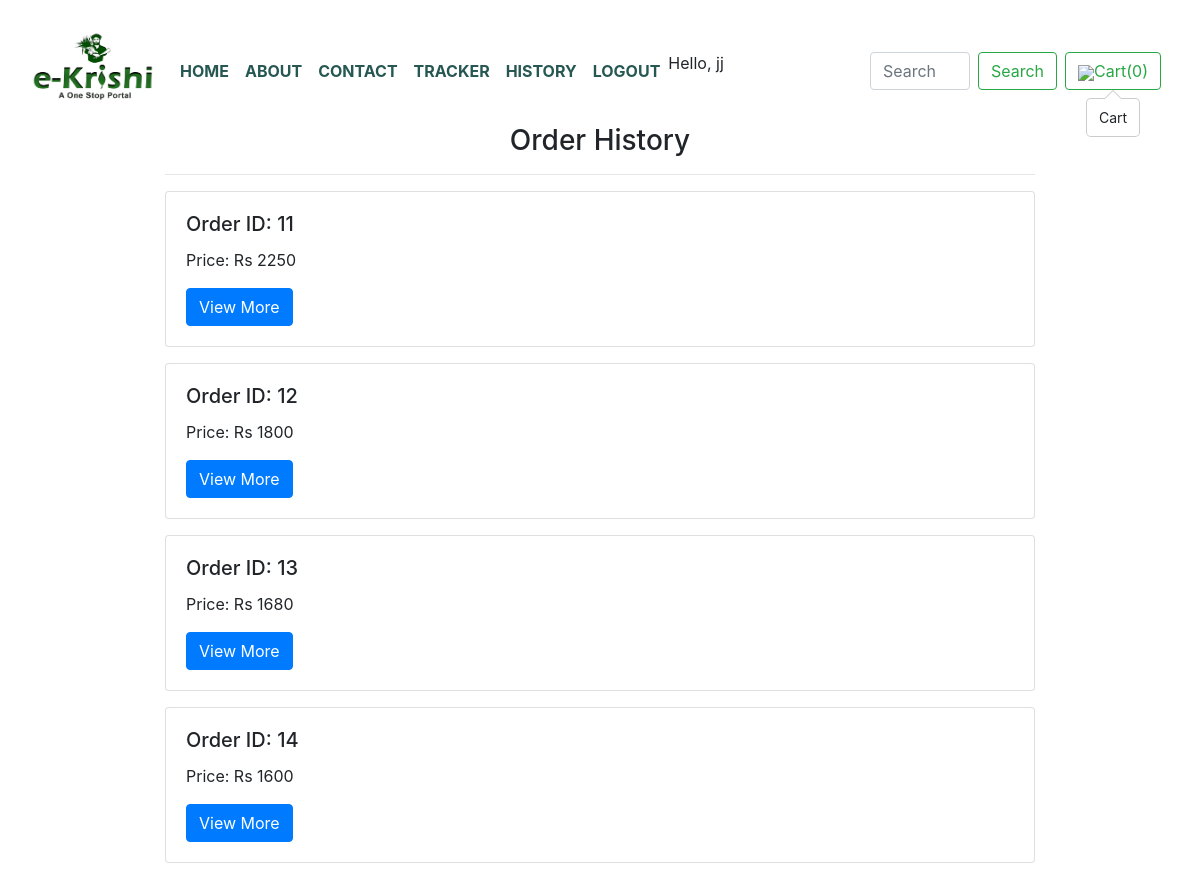
Page /shop/history (signed in) on the earlier database version.
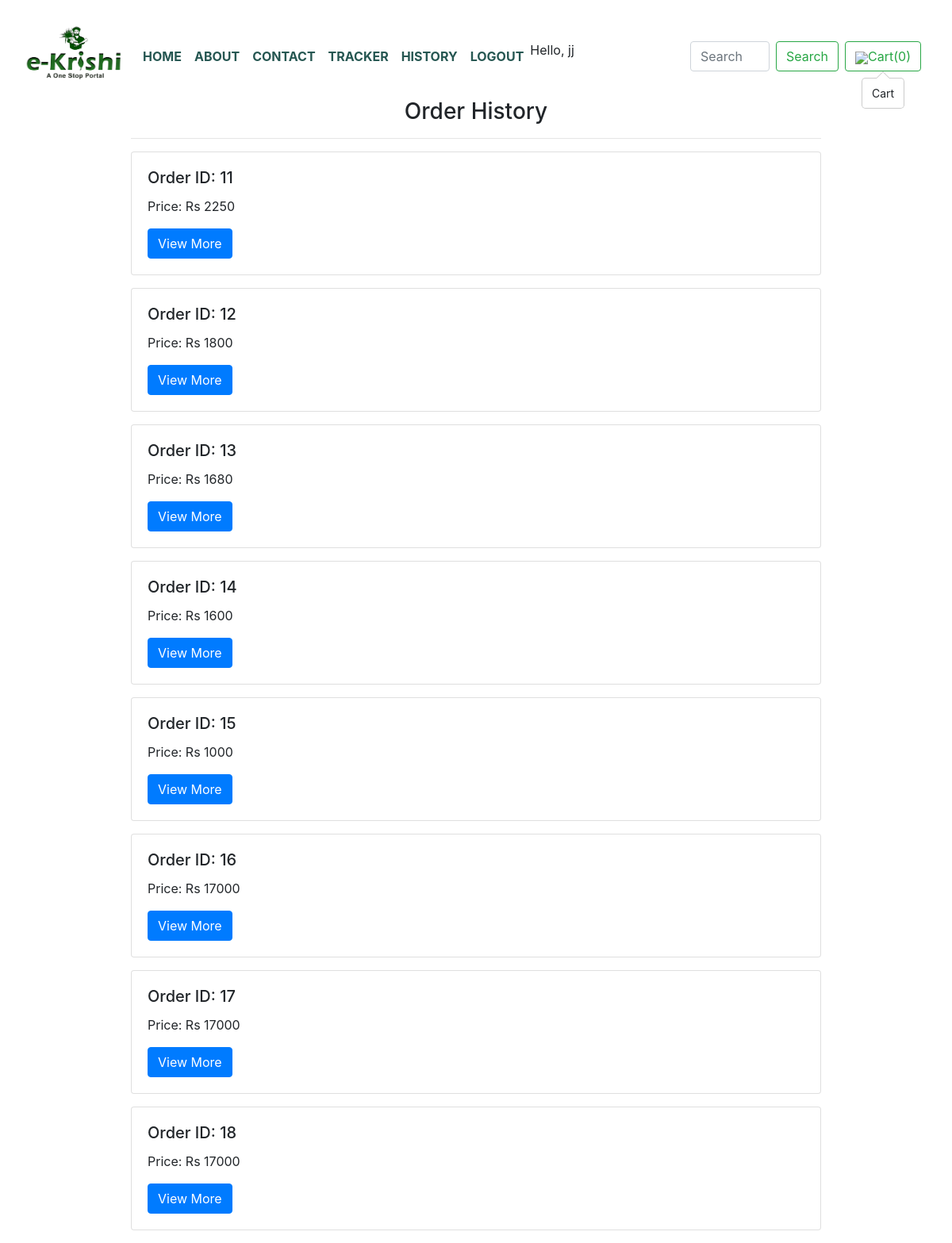
Same page on the later database version.
### accounts/models.py (models this page shows)
class User(AbstractUser):
    is_farmer=models.BooleanField(default=False)
    is_customer = models.BooleanField(default=False)
    first_name=models.CharField(max_length=100)
    last_name = models.CharField(max_length=100)

### shop/models.py (models this page shows)
class Order(models.Model):
    order_id = models.AutoField(primary_key=True)
    items_json=models.CharField(max_length=5000)
    name=models.CharField(max_length=70)
    amount=models.IntegerField(default=0)
    email = models.CharField(max_length=100, default="")
    phone = models.CharField(max_length=50, default="")
    address = models.CharField(max_length=5000, default="")
    city = models.CharField(max_length=100,default="")
    state = models.CharField(max_length=100,default="")
    zip_code = models.CharField(max_length=50,default="")
    customer = models.ForeignKey(Customer, on_delete=models.DO_NOTHING)

### shop/views.py (the view)
# urls.py: path('history', views.history, name='History'),
@login_required(login_url="../shop/login")
def history(request):
    temp=Customer.objects.get(user=request.user)
    order=Order.objects.filter(customer=temp)
    params = {'order': order}
    return render(request,'shop/history.html',params)

### shop/templates/shop/history.html (shortened to what this page needs)
{% extends 'shop/basic.html' %} {% block title %}History{% endblock %}
{% block body %}
<div class="container center_div">
    <h3 class="text-center my-3">Order History</h3>
    <hr>
    {% for i in order %}
    <div class="card mb-3">
        <div class="card-body ">
            <h5 class="card-title">Order ID: {{i.order_id}}</h5>
            <p class="card-text">Price: Rs {{i.amount}}</p>
            <a href="/shop/orderdetail/{{i.order_id}}" class="btn btn-primary">View More</a>
        </div>
    </div>
    {% endfor %}
</div>
{% endblock %}

### shop/templates/shop/basic.html (shortened to what this page needs)
{% load static %}
<!doctype html>
<html lang="en">
<head>
    <link rel="stylesheet" href="https://stackpath.bootstrapcdn.com/bootstrap/4.2.1/css/bootstrap.min.css"
>
    <link rel="stylesheet" href="https://pro.fontawesome.com/releases/v5.13.0/css/all.css">
</head>
<body>
    <header class="header">
        <nav class="navbar navbar-expand-lg fixed-top py-3">
            <div class="container">
                <a href="/" class="navbar-brand text-uppercase font-weight-bold"><img src="{% static '/logo.png' %}" alt="logo" style="height: 100px;"/></a>
                <div id="navbarSupportedContent" class="collapse navbar-collapse">
                    <ul class="navbar-nav mr-auto">
                        <li class="nav-item {% block homeactive %}{% endblock homeactive %}">
                            <a class="nav-link text-uppercase font-weight-bold" href="/shop">Home</a>
                        </li>
                        <li class="nav-item {% block aboutactive %}{% endblock aboutactive %}"><a href="/shop/about"
                                class="nav-link text-uppercase font-weight-bold">About</a></li>
                        <li class="nav-item {% block contactactive %}{% endblock contactactive %}"><a href="/shop/contact"
                                class="nav-link text-uppercase font-weight-bold">Contact</a></li>
                        <li class="nav-item {% block trackeractive %}{% endblock trackeractive %}"><a href="/shop/tracker"
                                class="nav-link text-uppercase font-weight-bold">Tracker</a></li>
                        <li class="nav-item {% block historyactive %}{% endblock historyactive %}"><a href="/shop/history"
                                class="nav-link text-uppercase font-weight-bold">History</a></li>
                        {% if user.is_authenticated %}
                        <li class="nav-item {% block logout %}{% endblock logout %}"><a href="/shop/logout"
                                class="nav-link text-uppercase font-weight-bold">Logout</a></li>
                        {% else %}
                        <li class="nav-item {% block signup %}{% endblock signup %}"><a href="/shop/signup"
                                class="nav-link text-uppercase font-weight-bold">Signup</a></li>
                        {% endif %}
                        {% if user.is_authenticated %}
                        Hello, {{ user.username }}
                        {% else %}
                        <li class="nav-item {% block login %}{% endblock login %}"><a href="/shop/login"
                                class="nav-link text-uppercase font-weight-bold">Login</a></li>
                        {% endif %}
                    </ul>
                    <form action='/shop/search' method='get' class="form-inline my-2 my-lg-0 ml-2">
                        <input class="form-control mr-sm-2" style="width: 100px;" type="search" placeholder="Search" aria-label="Search"
                            name="search" id="search">
                        <button class="btn btn-outline-success my-2 my-sm-0" type="submit">Search</button>
                    </form>
                    <button type="button" class="btn btn-outline-success mx-2" id="popcart" data-html="true"
                        data-container="body" data-toggle="popover" data-placement="bottom" data-content="Cart">
                        <img src="https://img.icons8.com/color/20/000000/shopping-cart.png" />Cart(<span id="cart">0</span>)
                    </button>
                </div>
            </div>
        </nav>
        <br><br>
    </header>
    {% block body %} {% endblock %}
</body>
</html>

### shop/templates/shop/basic.html (style rules this page uses)
html { scroll-behavior: smooth; }
.navbar { transition: all 0.4s; }
.navbar .nav-link { color: #265752; }
.navbar .navbar-brand { color: #265752; }
@media (min-width: 1200px) { .container { max-width: 1199px; } }
body { min-height: 120vh; background-color: white; background-image: linear-gradient(135deg, white 0%); }

### shop/templates/shop/history.html (style rules this page uses)
.center_div { margin: 0 auto; width: 75%; padding-top: 5%; }

Differences in the rows shown:
added Order: order_id "15", amount "1000"
added Order: order_id "16", amount "17000"
added Order: order_id "17", amount "17000"
added Order: order_id "18", amount "17000"
